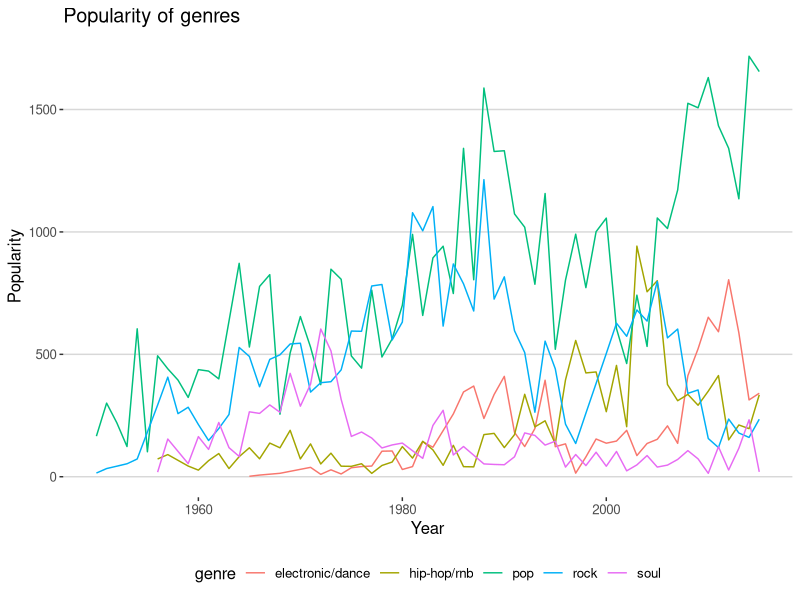

Reproduce this figure in R. (Note: this script raises an error after producing the figure.)
## ---- chunk 1
library(tidyverse)
library(ggthemes)
## ---- chunk 2
billboard <- read_csv("billboard.csv")
## ---- chunk 3
billboard_pop_column <- billboard %>%
  group_by(genre, year) %>%
  mutate(
    pos = 101 - pos,
    popularity = pos*count
  )

billboard_plot <-  billboard_pop_column%>%
  summarize(
    popularity = sum(popularity),
    total_count = sum(count)
  ) %>%
  mutate(
    popularity = popularity
  ) %>%
  filter(
    genre != "jazz",
    genre != "religious",
    genre != "disco",
    genre != "classical/soundtrack",
    genre != "swing",
    genre != "reggae",
    genre != "blues",
    genre != "country",
    genre != "folk",
    genre != "alternative/indie"
  )
## ---- chunk 4
ggplot(billboard_plot) +
  geom_line(mapping = aes(x = year, y = popularity, color = genre)) +
  theme_hc() +
  xlab("Year") + ylab("Popularity") + 
  ggtitle("Popularity of genres") +
  ggsave("billboard_genres.pdf")
  
